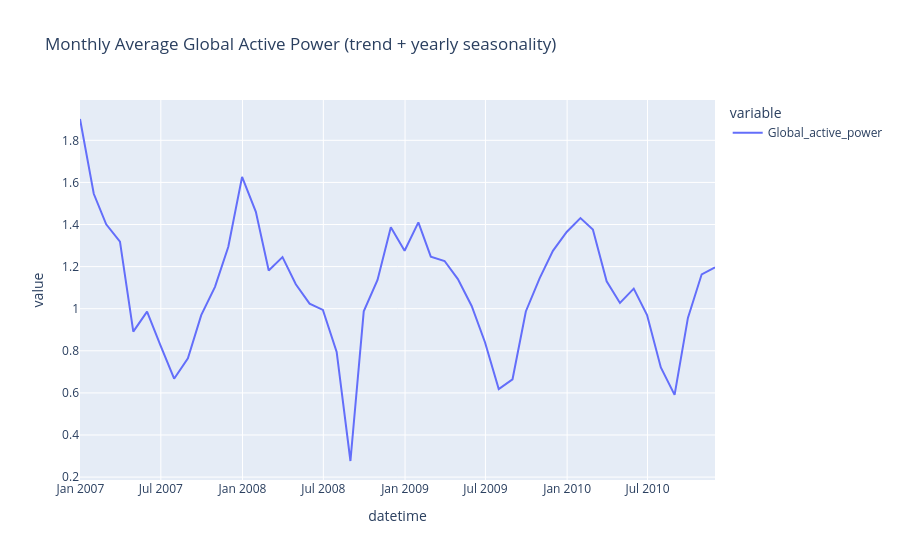

The code cell stored with this chart in its notebook:
### Code cell
# Monthly / yearly pattern
monthly = df.resample('ME')['Global_active_power'].mean()
px.line(monthly, title='Monthly Average Global Active Power (trend + yearly seasonality)')
